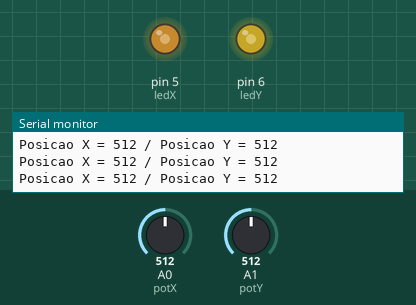
Recording of a sketch running on a simulated Arduino Uno, built with avr-gcc and run on an emulated ATmega328P. Parts: output pins drawn as LEDs (lit = HIGH), the last lines printed to the serial monitor. The test bench sets the inputs (shaded band); at power-on: A0 (potX) = 512, A1 (potY) = 512.

Above: at 1.2 s.
1.3 s: A0 (potX) set to 716
At 2.3 s:
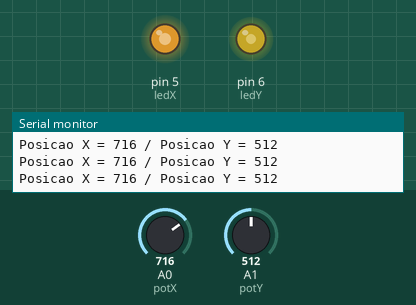
2.8 s: A1 (potY) set to 716
At 4.0 s:
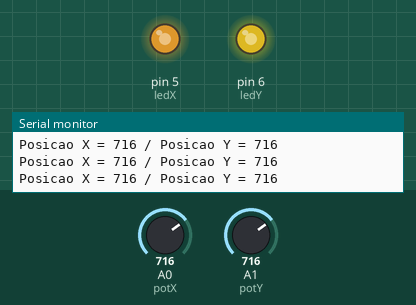
4.3 s: A0 (potX) set to 900
At 5.5 s:
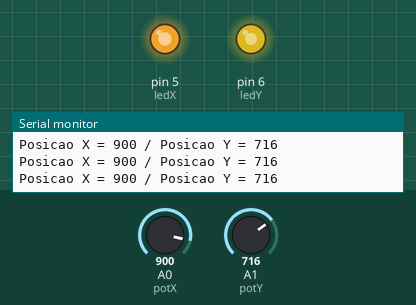
5.8 s: A1 (potY) set to 988
At 7.0 s:
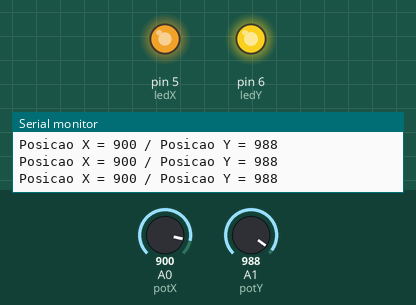
7.3 s: A1 (potY) set to 1011
At 7.7 s:
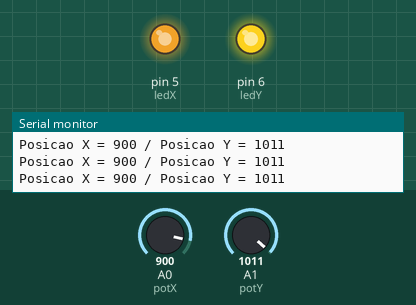
10.3 s: A0 (potX) set to 511
At 10.9 s:
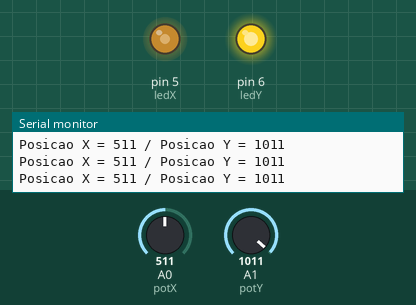
Timing chart, 0 to 12.8 s (numbered marks = the images above; inputs shaded):
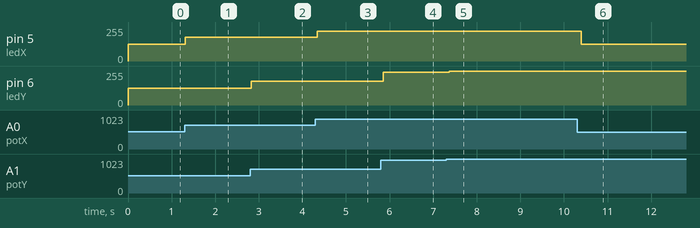

Measured:
- after the input at 1.3 s, pin 5 (ledX): 127/255 → 178/255 at once
- after the input at 2.8 s, pin 6 (ledY): 127/255 → 178/255 at once
- after the input at 4.3 s, pin 5 (ledX): 178/255 → 224/255 at once
- after the input at 5.8 s, pin 6 (ledY): 178/255 → 246/255 after 0.05 s
- after the input at 7.3 s, pin 6 (ledY): 246/255 → 252/255 after 0.06 s
- after the input at 10.3 s, pin 5 (ledX): 224/255 → 127/255 after 0.09 s

The sketch:

Joystick2.ino
```cpp
const int potX = A0;
const int potY = A1;
const int ledX = 5;
const int ledY = 6;

void setup() {
    Serial.begin(9600);
    pinMode(ledX, OUTPUT);
    pinMode(ledY, OUTPUT);
}

void loop() {
    int X = analogRead(potX);
    int Y = analogRead(potY);

    int ledValueX = map(X, 0, 1023, 0, 255);
    int ledValueY = map(Y, 0, 1023, 0, 255);

    analogWrite(ledX, ledValueX);
    analogWrite(ledY, ledValueY);

    Serial.print("Posicao X = ");
    Serial.print(X);
    Serial.print(" / Posicao Y = ");
    Serial.println(Y);

    delay(100);
}
```
